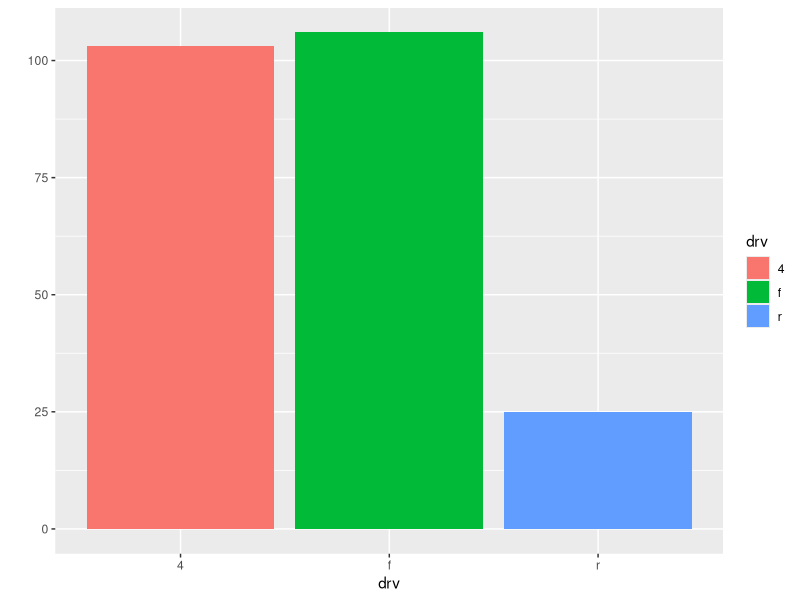

Write R code to recreate this figure.
## ---- chunk 1
summary(cars)

library(ggplot2)
qplot(data = mpg, x = drv, fill = drv)
